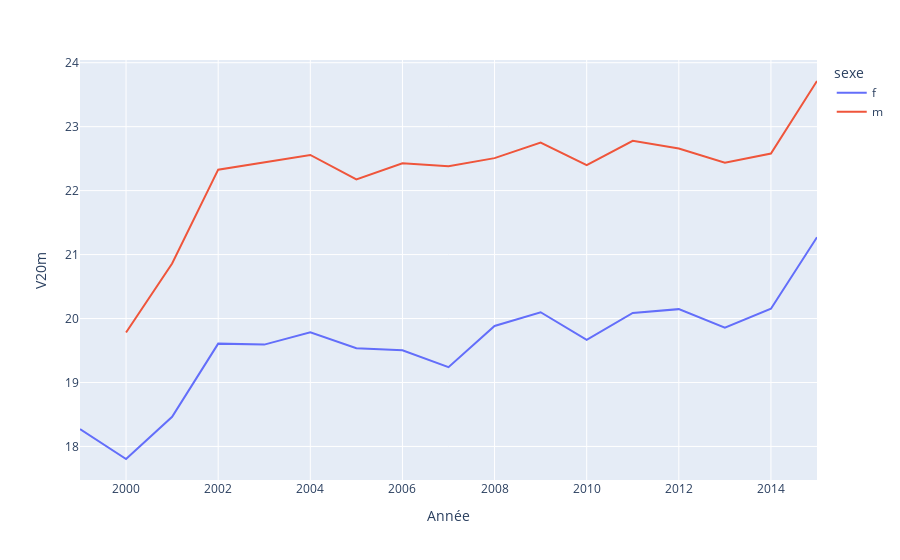
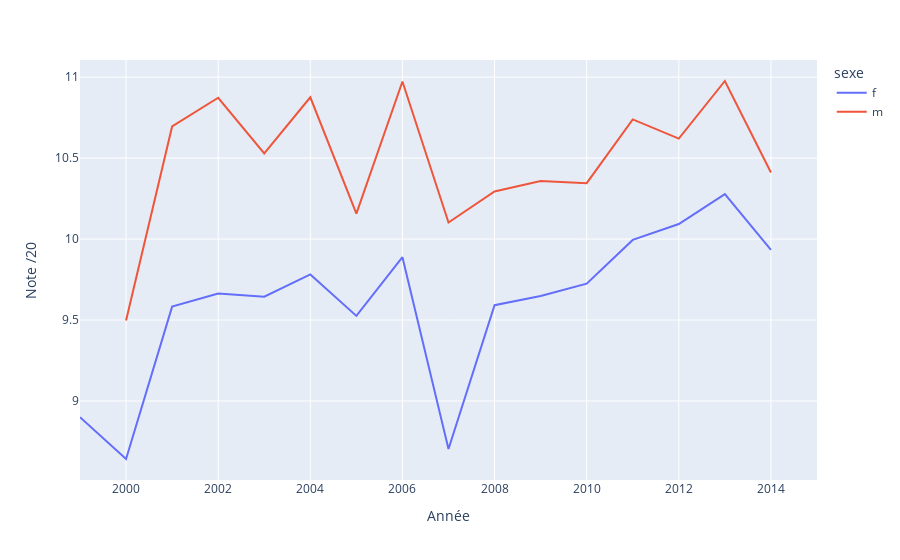

Source (notebook cell) for these figures, in order:
### Code cell
df=df_tot.copy()
df=df[(df['Note /20']!='Abs')&(df['Note /20']!='DSP')&(df['Note /20']!='VAL')&(df['Note /20']!='ABJ')]
df['Note /20'] = df['Note /20'].astype(float, errors = 'raise')
df2=df.copy()
print("df")
print(df)

df=df.groupby(['Année','sexe']).mean().reset_index()

print("df")
print(df)

fig = px.line(df, x="Année",y="V20m",color="sexe")
fig.show()
fig = px.line(df, x="Année",y="Note /20",color="sexe")
fig.show()

### Figure 1 — Plotly figure (JSON) as saved in the notebook; plotly's stock layout.template omitted (floating-point values rounded to 4 significant figures)
{"data": [{"hovertemplate": "sexe=f<br>Année=%{x}<br>V20m=%{y}<extra></extra>", "legendgroup": "f", "line": {"color": "#636efa", "dash": "solid"}, "marker": {"symbol": "circle"}, "mode": "lines", "name": "f", "orientation": "v", "showlegend": true, "type": "scatter", "x": [1999, 2000, 2001, 2002, 2003, 2004, 2005, 2006, 2007, 2008, 2009, 2010, 2011, 2012, 2013, 2014, 2015], "xaxis": "x", "y": [18.27, 17.8, 18.46, 19.61, 19.59, 19.79, 19.54, 19.51, 19.24, 19.88, 20.1, 19.67, 20.09, 20.15, 19.86, 20.15, 21.27], "yaxis": "y"}, {"hovertemplate": "sexe=m<br>Année=%{x}<br>V20m=%{y}<extra></extra>", "legendgroup": "m", "line": {"color": "#EF553B", "dash": "solid"}, "marker": {"symbol": "circle"}, "mode": "lines", "name": "m", "orientation": "v", "showlegend": true, "type": "scatter", "x": [2000, 2001, 2002, 2003, 2004, 2005, 2006, 2007, 2008, 2009, 2010, 2011, 2012, 2013, 2014, 2015], "xaxis": "x", "y": [19.78, 20.86, 22.33, 22.44, 22.56, 22.18, 22.43, 22.38, 22.51, 22.75, 22.4, 22.78, 22.66, 22.44, 22.58, 23.71], "yaxis": "y"}], "layout": {"legend": {"title": {"text": "sexe"}, "tracegroupgap": 0}, "margin": {"t": 60}, "xaxis": {"anchor": "y", "domain": [0, 1], "title": {"text": "Année"}}, "yaxis": {"anchor": "x", "domain": [0, 1], "title": {"text": "V20m"}}}}

### Figure 2 — Plotly figure (JSON) as saved in the notebook; plotly's stock layout.template omitted (floating-point values rounded to 4 significant figures)
{"data": [{"hovertemplate": "sexe=f<br>Année=%{x}<br>Note /20=%{y}<extra></extra>", "legendgroup": "f", "line": {"color": "#636efa", "dash": "solid"}, "marker": {"symbol": "circle"}, "mode": "lines", "name": "f", "orientation": "v", "showlegend": true, "type": "scatter", "x": [1999, 2000, 2001, 2002, 2003, 2004, 2005, 2006, 2007, 2008, 2009, 2010, 2011, 2012, 2013, 2014, 2015], "xaxis": "x", "y": [8.9, 8.642, 9.583, 9.664, 9.644, 9.782, 9.526, 9.888, 8.704, 9.592, 9.648, 9.724, 9.995, 10.09, 10.28, 9.933, null], "yaxis": "y"}, {"hovertemplate": "sexe=m<br>Année=%{x}<br>Note /20=%{y}<extra></extra>", "legendgroup": "m", "line": {"color": "#EF553B", "dash": "solid"}, "marker": {"symbol": "circle"}, "mode": "lines", "name": "m", "orientation": "v", "showlegend": true, "type": "scatter", "x": [2000, 2001, 2002, 2003, 2004, 2005, 2006, 2007, 2008, 2009, 2010, 2011, 2012, 2013, 2014, 2015], "xaxis": "x", "y": [9.498, 10.7, 10.87, 10.53, 10.88, 10.16, 10.97, 10.1, 10.29, 10.36, 10.35, 10.74, 10.62, 10.98, 10.41, null], "yaxis": "y"}], "layout": {"legend": {"title": {"text": "sexe"}, "tracegroupgap": 0}, "margin": {"t": 60}, "xaxis": {"anchor": "y", "domain": [0, 1], "title": {"text": "Année"}}, "yaxis": {"anchor": "x", "domain": [0, 1], "title": {"text": "Note /20"}}}}
